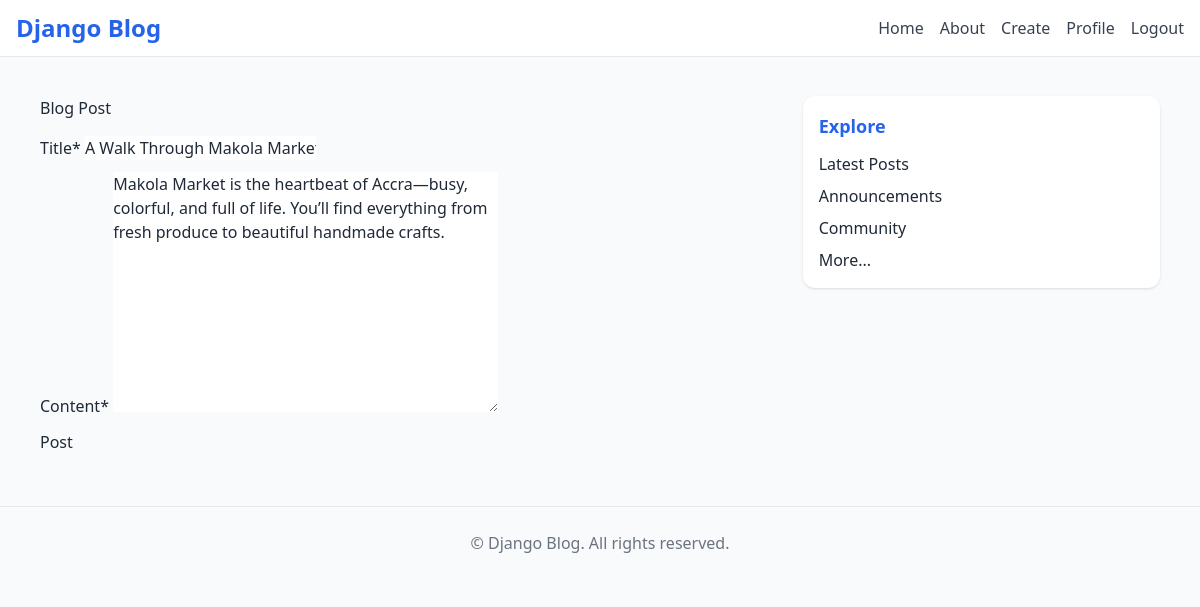
Page /post/67/update/ (signed in) on the committed database.
### blog/models.py (models this page shows, shortened)
class Post(models.Model):
    title = models.CharField(max_length=100)
    content = models.TextField()
    date_posted = models.DateTimeField(default=timezone.now)
    author = models.ForeignKey(User, on_delete=models.CASCADE)

### blog/views.py (the view, shortened to what this page needs)
# urls.py: path('post/<int:pk>/update/', PostUpdateView.as_view(), name='post-update'),
class PostUpdateView(LoginRequiredMixin,UserPassesTestMixin,UpdateView):
    model = Post
    fields =['title', 'content']
    def test_func(self):
        post = self.get_object()
        if self.request.user == post.author:
            return True
        return False

### blog/templates/blog/post_form.html (shortened to what this page needs)
{% extends "blog/base.html" %}
{% load crispy_forms_tags %}
{% block content %}
   <div class="content-section">
        <form method="POST">
            <fieldset class="form-group">
                <legend class="border-bottom mb-4"> Blog Post</legend>
                {{ form|crispy }}
            </fieldset>
            <div class="form-group">
                <button class="btn btn-outline-info" type="submit"> Post</button>
            </div>
        </form>
        <div class="border-top pt-3">
        </div>
   </div>
{% endblock content %}

### rows in the picture
Post: title "A Walk Through Makola Market", content "Makola Market is the heartbeat of Accra—busy, colorful, and full of life. You’ll find everything from fresh produce to beautiful handmade crafts."
